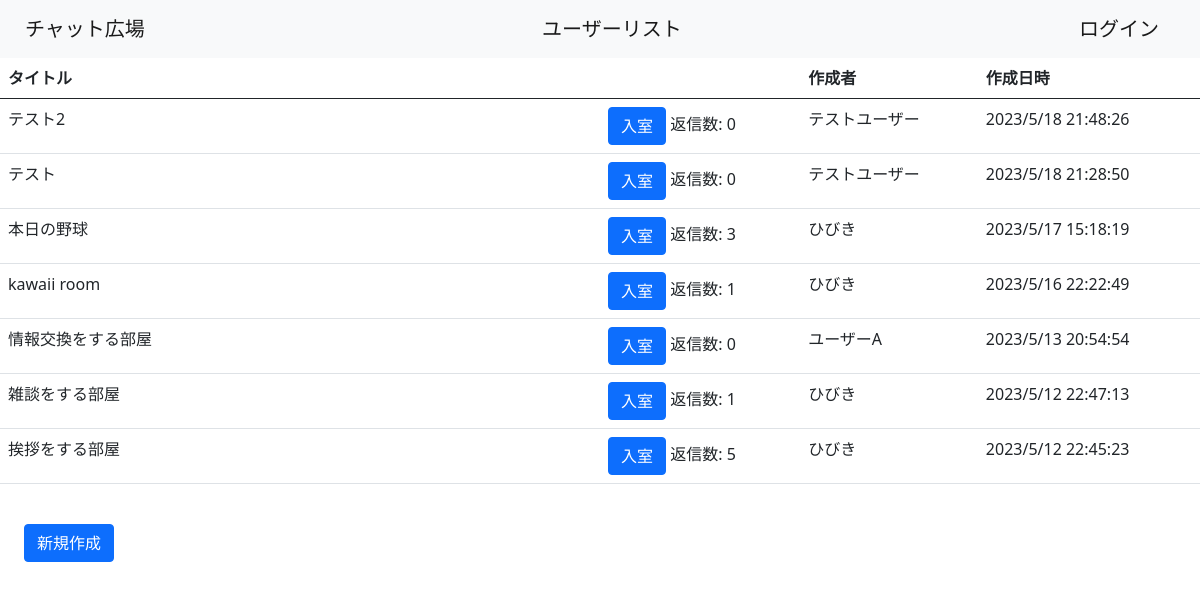
The app's page /room/list with its own data.
### chatrooms/models.py (models this page shows, shortened)
class Room(models.Model):
    title = models.CharField(max_length=100)
    user = models.ForeignKey(CustomUser, on_delete=models.CASCADE)
    created_at = models.DateTimeField(auto_now_add=True)
    image = models.ImageField(upload_to='room', height_field=None, width_field=None, blank=True, max_length=100, default=False)#サムネ

class CustomUser(AbstractUser):
    user_name = models.CharField(max_length=100, default="no name")
    memo = models.TextField()
    created_at = models.DateTimeField(auto_now_add=True)
    def __str__(self):
        return self.user_name
    REQUIRED_FIELDS = ["user_name","memo"]
    groups = None
    user_permissions = None
    last_login = None
    first_name = models.CharField(max_length=100, default=" ",null=True)
    last_name = models.CharField(max_length=100, default=" ",null=True)
    email_address = None
    date_joined = None

### chatrooms/views.py (the view)
# urls.py: path('room/list', views.RoomListView.as_view(), name='rl'),
class RoomListView(ListView):
    template_name = 'room/list.html'
    model = models.Room
    context_object_name = "rooms_list"
    def get_queryset(self):
        return models.Room.objects.order_by('-created_at')

### templates/room/list.html (shortened to what this page needs)
{% extends 'base.html' %}
{% block content %}
    <table class="table table-hover">
        <thead>
            <tr>
              <th scope="col" class="w-50">タイトル</th>
              <th scope="col">  </th>
              <th scope="col">作成者</th>
              <th scope="col">作成日時</th>
            </tr>
          </thead>
          <tbody>
            {% for room in rooms_list %}
            <tr>
              <td>{{ room.title }}</th>
              <td><a href={%url 'rd' room.id %} class="btn btn-primary">入室</a>
                  返信数: {{ room.post.count }}
              <td>{{ room.user }}</td>
              <td>{{ room.created_at|date:"Y/n/j H:i:s" }}</td>
            </tr>
            {% endfor %}
          </tbody>
    </table>
    <a href={%url 'rc'%} class="btn btn-primary m-4">新規作成</a>
{% endblock content %}

### records on screen
Room: title "テスト2", post.count "0", user "テストユーザー", created_at "2023/5/18 21:48:26"
Room: title "テスト", post.count "0", user "テストユーザー", created_at "2023/5/18 21:28:50"
Room: title "本日の野球", post.count "3", user "ひびき", created_at "2023/5/17 15:18:19"
Room: title "kawaii room", post.count "1", user "ひびき", created_at "2023/5/16 22:22:49"
Room: title "情報交換をする部屋", post.count "0", user "ユーザーA", created_at "2023/5/13 20:54:54"
Room: title "雑談をする部屋", post.count "1", user "ひびき", created_at "2023/5/12 22:47:13"
Room: title "挨拶をする部屋", post.count "5", user "ひびき", created_at "2023/5/12 22:45:23"
